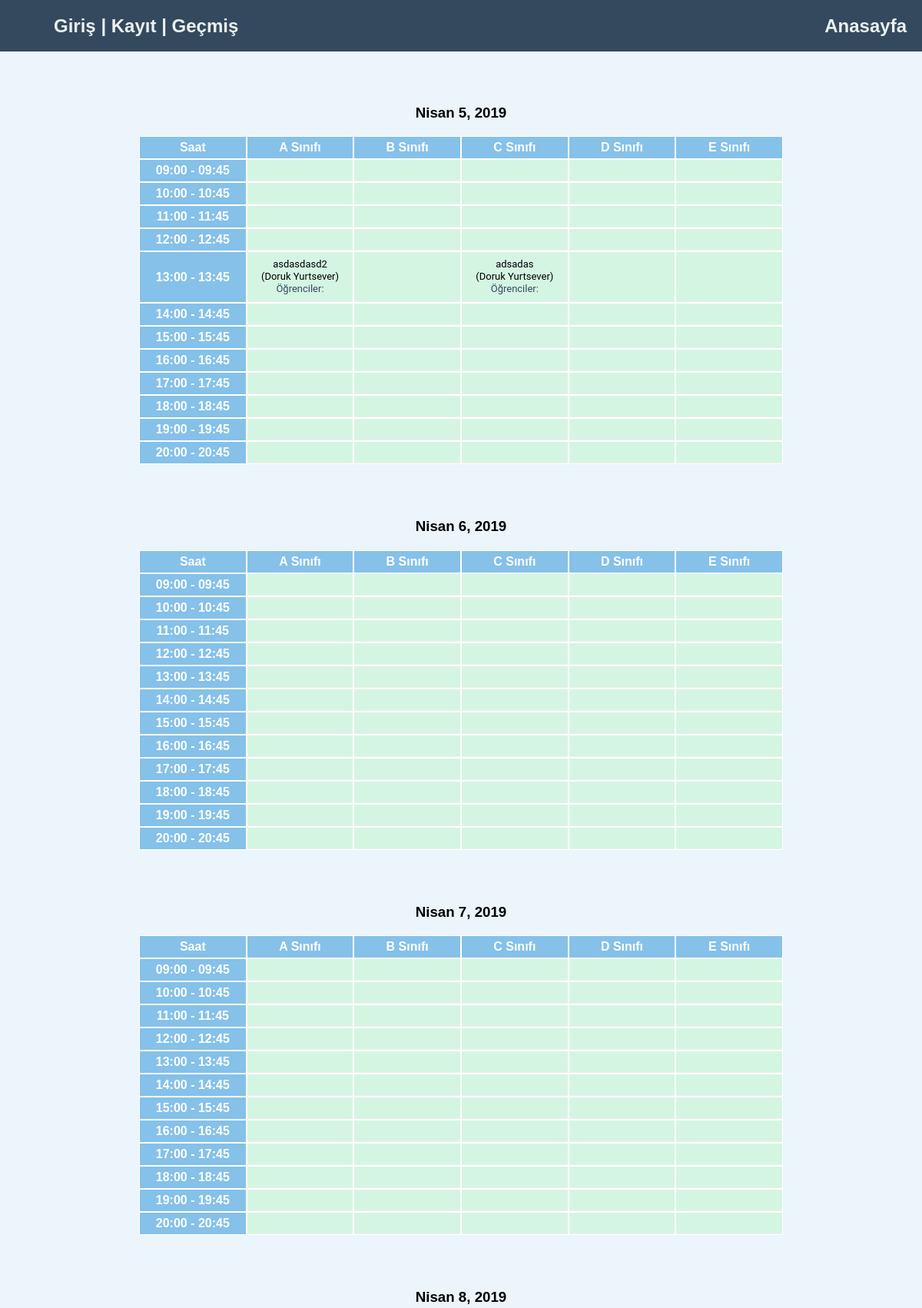
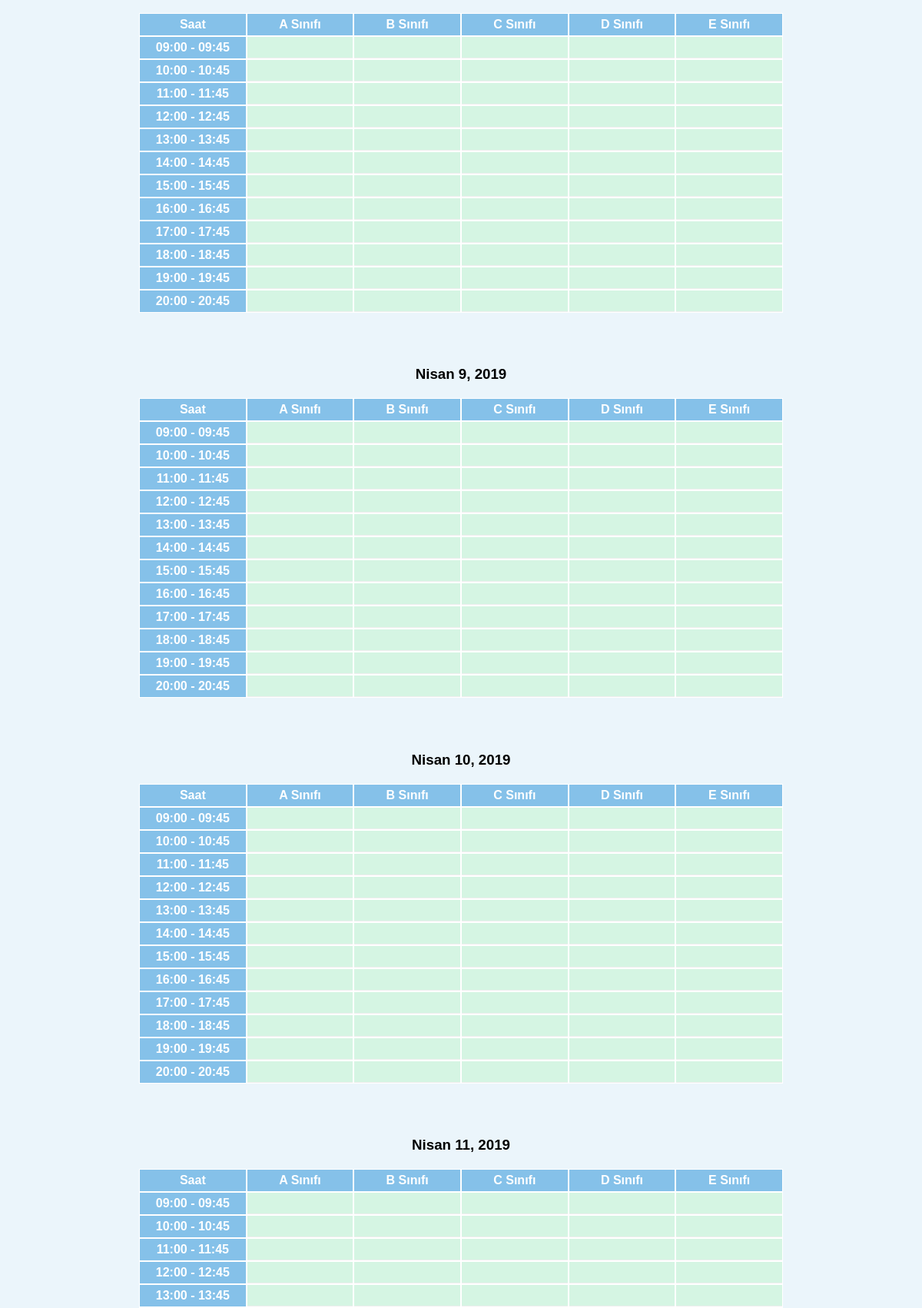
The page / (upper part) on the database its author committed (2 pictures, top to bottom).
### course/models.py (models this page shows, shortened)
class Classroom(models.Model):
    name = models.CharField(max_length=250, verbose_name='derslik adı')
    quota = models.IntegerField(verbose_name='kontenjan')
    class Meta:
        verbose_name = 'derslik'
        verbose_name_plural = 'derslikler'

class Lecture(models.Model):
    LECTURE_TIMES = (
        (9, '09:00 - 09:45'),
        (10, '10:00 - 10:45'),
        (11, '11:00 - 11:45'),
        (12, '12:00 - 12:45'),
        (13, '13:00 - 13:45'),
        (14, '14:00 - 14:45'),
        (15, '15:00 - 15:45'),
        (16, '16:00 - 16:45'),
        (17, '17:00 - 17:45'),
        (18, '18:00 - 18:45'),
        (19, '19:00 - 19:45'),
        (20, '20:00 - 20:45'),
    )
    name = models.CharField(max_length=250, verbose_name='ders adı')
    date = models.DateField(verbose_name='tarih')
    lecture_time = models.SmallIntegerField(choices=LECTURE_TIMES, verbose_name='ders saati')
    lecturer = models.ForeignKey(User, verbose_name='eğitmen')
    classroom = models.ForeignKey(Classroom, verbose_name='derslik')
    students = models.TextField(verbose_name='öğrenciler')
    class Meta:
        verbose_name = 'Ders'
        verbose_name_plural = 'Dersler'

### course/views.py (the view)
# urls.py: url(r'^$', views.Homepage.as_view()),
class Homepage(generic.ListView):
    model = Classroom
    template_name = 'index.html'
    def get_context_data(self, **kwargs):
        context = super(Homepage, self).get_context_data(**kwargs)
        today = datetime.date.today()
        context['all_lectures'] = list()
        for i in range(7):
            date = today + datetime.timedelta(days=i)
            context['all_lectures'].append((date, Lecture.objects.filter(date=date)))
        context['classroom_list'] = Classroom.objects.all().order_by('name')
        context['time_of_day'] = Lecture.LECTURE_TIMES
        context['is_lecturer'] = False
        for group in self.request.user.groups.all():
            if group.name == 'Eğitmen':
                context['is_lecturer'] = True
        return context

### course/templates/index.html (shortened to what this page needs)
{% load static %}
<!DOCTYPE html>
<html lang="tr" xmlns="http://www.w3.org/1999/html">
<head>
    <link rel="stylesheet" type="text/css" href="{% static 'css/style.css' %}"/>
    <link rel="stylesheet" href="https://cdnjs.cloudflare.com/ajax/libs/font-awesome/4.7.0/css/font-awesome.min.css">
    <link rel="stylesheet" href="https://cdnjs.cloudflare.com/ajax/libs/jqueryui/1.12.1/jquery-ui.css">
</head>
<body>
<div id="wrap">
    <div id="regbar">
        <div id="navthing">
            <h2>
            {% if user.is_authenticated %}
                <a href="#" id="logout-link">Çıkış Yap</a>
            {% else %}
                <a href="#" id="login-link">Giriş</a> | <a href="#" id="register-link">Kayıt</a>
            {% endif %}
                | <a href="#" id="history-link">Geçmiş</a>
                <a href="#" id="main-link" style="float:right;">Anasayfa</a>
            </h2>
        </div>
    </div>
</div>
<div id="wrap-main">
{% for date, lecture_list in all_lectures %}
    <div style="height: 50px"></div>
    <h3 style="text-align: center">{{ date }}</h3>
    <table width="70%" align="center">
        <div id="head_nav">
            <tr>
                <th>Saat</th>
                {% for classroom in classroom_list %}
                    <th>{{ classroom.name }}</th>
                {% endfor %}
            </tr>
        </div>
        {% for time in time_of_day %}
            <tr>
                <th>{{ time.1 }}</th>
                {% for classroom in classroom_list %}
                    {% if is_lecturer %}
                        <td class="clickable_shedule">
                            <form class="lecture-form">
                                <label name="text">Ders Adı: </label>
                                <input name="lecture_name" type="text"/>
                                <label name="text">Öğrenciler: </label>
                                <textarea name="students"></textarea>
                                <input name="classroom" type="text" value="{{ classroom.name }}" style="display: none"/>
                                <input name="date" type="text" value="{{ date|date:"Y-m-d" }}" style="display: none"/>
                                <input name="time" type="text" value="{{ time.0 }}" style="display: none"/>
                                <input id="lecture-submit" type="submit" value="Ders Ekle"/>
                                {% csrf_token %}
                            </form>
                    {% else %}
                        <td>
                    {% endif %}
                {% for lecture in lecture_list %}
                    {% if lecture.classroom == classroom and lecture.lecture_time == time.0 %}
                        <div class="dummy-div">
                            {{ lecture.name }} <br>
                            ({{ lecture.lecturer.get_full_name }}) <br>
                            <a class="students-link">Öğrenciler: <i>{{ lecture.students }}</i></a>
                        </div>
                    {% endif %}
                {% endfor %}
                </td>
                {% endfor %}
            </tr>
        {% endfor %}
    </table>
{% endfor %}
</div>
</body>
</html>

### course/static/css/style.css (style rules this page uses)
body { font-family: arial; }
th, td { margin: 0; text-align: center; border-collapse: collapse; outline: 1px solid white; max-width: 0px; }
td { padding: 5px 10px; background: #D5F5E3; }
th { background: #85C1E9; color: white; padding: 5px 10px; }
#useradmin th, td { font-size: 13px; line-height: 16px; border-bottom: 1px solid #eee; vertical-align: top; padding: 8px; font-family: "Roboto", "Lucida Grande", Verdana, Arial, sans-serif; }
body { margin: 0; padding: 0; background: #EBF5FB; }
#wrap { padding-top: 0; margin: 0 0 0 0; }
#regbar { height: 67px; background: #34495e; }
#navthing { margin-left: 50px; }
h2 { margin-top: 0; padding: 20px; color: #ecf0f1; }
a { color: #ecf0f1; text-decoration: none; }
.students-link { color: #34495e; }

### rows shown on the page
Classroom: name "A Sınıfı"
Classroom: name "B Sınıfı"
Classroom: name "C Sınıfı"
Classroom: name "D Sınıfı"
Classroom: name "E Sınıfı"
Lecture: name "asdasdasd2", lecturer.get_full_name "Doruk Yurtsever"
Lecture: name "adsadas", lecturer.get_full_name "Doruk Yurtsever"

### other values the page prints
{{ date }} "Nisan 5, 2019" "Nisan 6, 2019" "Nisan 7, 2019" "Nisan 8, 2019" "Nisan 9, 2019" "Nisan 10, 2019" "Nisan 11, 2019"
{{ time.1 }} "09:00 - 09:45" "10:00 - 10:45" "11:00 - 11:45" "12:00 - 12:45" "13:00 - 13:45" "14:00 - 14:45" "15:00 - 15:45" "16:00 - 16:45" "17:00 - 17:45" "18:00 - 18:45" "19:00 - 19:45" "20:00 - 20:45" "09:00 - 09:45" "10:00 - 10:45" "11:00 - 11:45" "12:00 - 12:45" "13:00 - 13:45" "14:00 - 14:45" "15:00 - 15:45" "16:00 - 16:45" "17:00 - 17:45" "18:00 - 18:45" "19:00 - 19:45" "20:00 - 20:45" "09:00 - 09:45" "10:00 - 10:45" "11:00 - 11:45" "12:00 - 12:45" "13:00 - 13:45" "14:00 - 14:45" "15:00 - 15:45" "16:00 - 16:45" "17:00 - 17:45" "18:00 - 18:45" "19:00 - 19:45" "20:00 - 20:45" "09:00 - 09:45" "10:00 - 10:45" "11:00 - 11:45" "12:00 - 12:45" "13:00 - 13:45" "14:00 - 14:45" "15:00 - 15:45" "16:00 - 16:45" "17:00 - 17:45" "18:00 - 18:45" "19:00 - 19:45" "20:00 - 20:45" "09:00 - 09:45" "10:00 - 10:45" "11:00 - 11:45" "12:00 - 12:45" "13:00 - 13:45" "14:00 - 14:45" "15:00 - 15:45" "16:00 - 16:45" "17:00 - 17:45" "18:00 - 18:45" "19:00 - 19:45" "20:00 - 20:45" "09:00 - 09:45" "10:00 - 10:45" "11:00 - 11:45" "12:00 - 12:45" "13:00 - 13:45" "14:00 - 14:45" "15:00 - 15:45" "16:00 - 16:45" "17:00 - 17:45" "18:00 - 18:45" "19:00 - 19:45" "20:00 - 20:45" "09:00 - 09:45" "10:00 - 10:45" "11:00 - 11:45" "12:00 - 12:45" "13:00 - 13:45"
